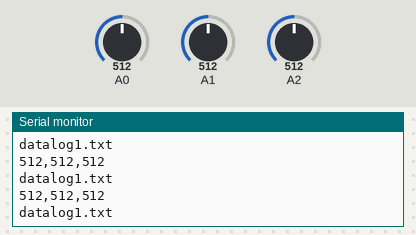
Recording of a sketch running on a simulated Arduino Uno, built with avr-gcc and run on an emulated ATmega328P. Parts: the last lines printed to the serial monitor. Inputs (shaded band) come from the test bench; at power-on: A0 = 512, A2 = 512, A1 = 512. Storage starts empty.

Above: at 1.7 s.
1.8 s: A0 set to 107
At 2.4 s:
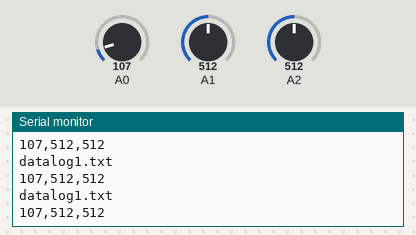
3.3 s: A0 set to 90
At 4.4 s:
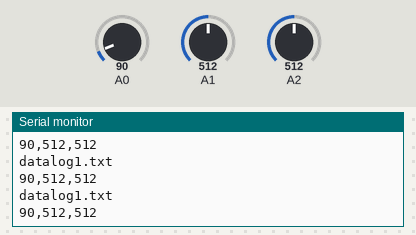
4.8 s: A0 set to 11
At 5.3 s:
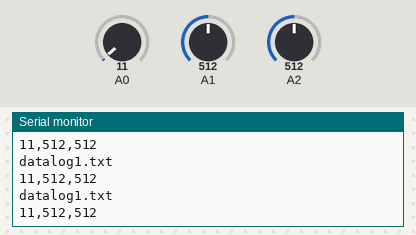
7.8 s: A0 set to 8
At 8.7 s:
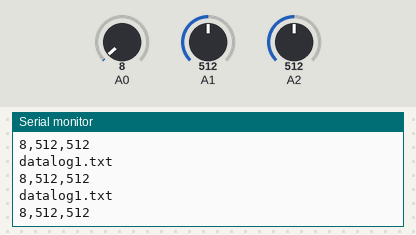
12.3 s: A2 set to 981
At 13.0 s:
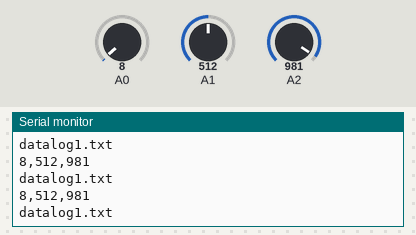
13.8 s: A2 set to 1007
At 14.9 s:
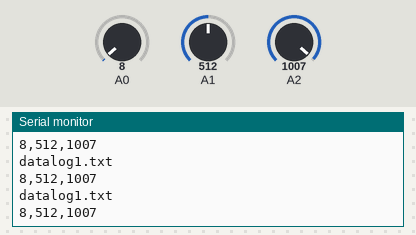
Timing chart, 0 to 16.8 s (numbered marks = the images above; inputs shaded):
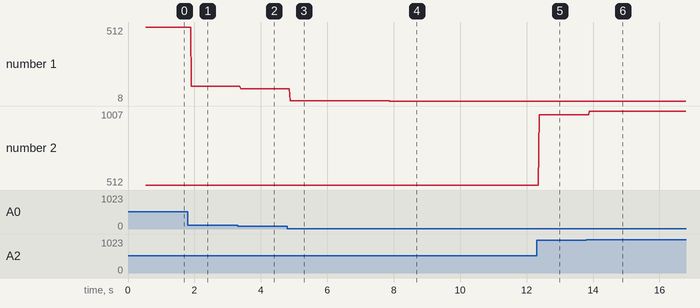

Measured:
- the behaviour switches between 999 and 1000 on A2 (found by bisection; images 5 and 6)
- after the input at 1.8 s, the serial monitor: prints a new line after 0.11 s (image 1)
- after the input at 3.3 s, the serial monitor: prints a new line after 0.10 s (image 2)
- after the input at 4.8 s, the serial monitor: prints a new line after 0.09 s (image 3)
- after the input at 7.8 s, the serial monitor: prints a new line after 0.09 s (image 4)
- after the input at 12.3 s, the serial monitor: prints a new line after 0.08 s (image 5)
- after the input at 13.8 s, the serial monitor: prints a new line after 0.09 s (image 6)
- plotted number 1: 512 → 107 after the input at 1.8 s, 107 → 90 after the input at 3.3 s, 90 → 11 after the input at 4.8 s, 11 → 8 after the input at 7.8 s

The sketch:

SDcard.ino
```cpp
#include <SD.h>
#include <SPI.h>

//****** 用于SD卡设置******
const int chipSelect = 10;//设置片选CS，MEGA 53，NANO 10


String logname = "";

void setup() {
  //打开串口调试
    Serial.begin(9600);//打开调试串口
    while(!Serial){
      ;//等待调试串口连接
    }
  //******SD卡初始化******
    Serial.print("Initializing SD card...");
    //判断SD卡是否正常
    if (!SD.begin(chipSelect)){
        Serial.println("Card failed, or not present");
        return;
    }
    Serial.println("card initialized.");
    logname = fileName();


}

void loop() {
  String dataString = "";

  // read three sensors and append to the string:
  for (int analogPin = 0; analogPin < 3; analogPin++) {
    int sensor = analogRead(analogPin);
    dataString += String(sensor);
    if (analogPin < 2) {
      dataString += ",";
    }
  }
  Serial.println(logname);
  File dataFile =SD.open(logname,FILE_WRITE);
   //如果文件可用，开始写入
    if(dataFile){
        dataFile.println(dataString);
        dataFile.close();
        //在调试串口打印相同内容
        Serial.println(dataString);
      }
    //如果文件不能打开，提示Erro
    else {
        Serial.println("error opening "+logname);
    }

}
```

sdFilename.ino
```cpp
String fileName(){
    String relogname="";
    int a=1;
    //判断存在LOG1-200文件，存在就返回+1文件名，不存在从1开始
    for(int i=1;i<=200;i++){
        if(SD.exists("datalog" + String(i) + ".txt")){
            a=i+1;
        }
    }
    relogname = "datalog" + String(a) + ".txt";
    return relogname;

}
```
